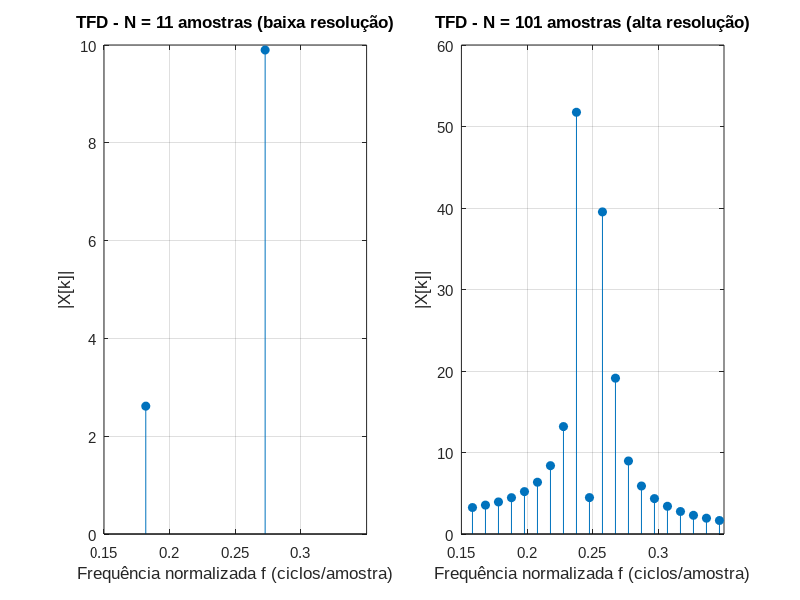

MATLAB code for this plot: (Note: this script raises an error after producing the figure.)
% Parte III - Alta densidade vs alta resolucao espectral
% x[n] = cos(0.48*pi*n) + cos(0.52*pi*n)
% a) N = 11 amostras (0 <= n <= 10)   -> baixa resolucao
% b) N = 101 amostras (0 <= n <= 100) -> alta resolucao

clear; clc; close all;
set(0, 'defaultaxesfontname', 'Arial');
set(0, 'defaultaxesfontsize', 11);

% a)
n_a = 0:10;
x_a = cos(0.48*pi*n_a) + cos(0.52*pi*n_a);
Na = length(n_a);
Xa = fft(x_a, Na);
fa = (0:Na-1)/Na;            % frequencia normalizada, ciclos/amostra

% b)
n_b = 0:100;
x_b = cos(0.48*pi*n_b) + cos(0.52*pi*n_b);
Nb = length(n_b);
Xb = fft(x_b, Nb);
fb = (0:Nb-1)/Nb;

figure('Position', [100 100 900 400]);

subplot(1,2,1);
stem(fa, abs(Xa), 'filled');
xlabel('Frequência normalizada f (ciclos/amostra)');
ylabel('|X[k]|');
title('TFD - N = 11 amostras (baixa resolução)');
xlim([0.15 0.35]); grid on;

subplot(1,2,2);
stem(fb, abs(Xb), 'filled');
xlabel('Frequência normalizada f (ciclos/amostra)');
ylabel('|X[k]|');
title('TFD - N = 101 amostras (alta resolução)');
xlim([0.15 0.35]); grid on;

drawnow;
frame = getframe(gcf);
imwrite(frame.cdata, '../figuras/parte3.png');

disp('Parte III concluida. Figura salva.');
